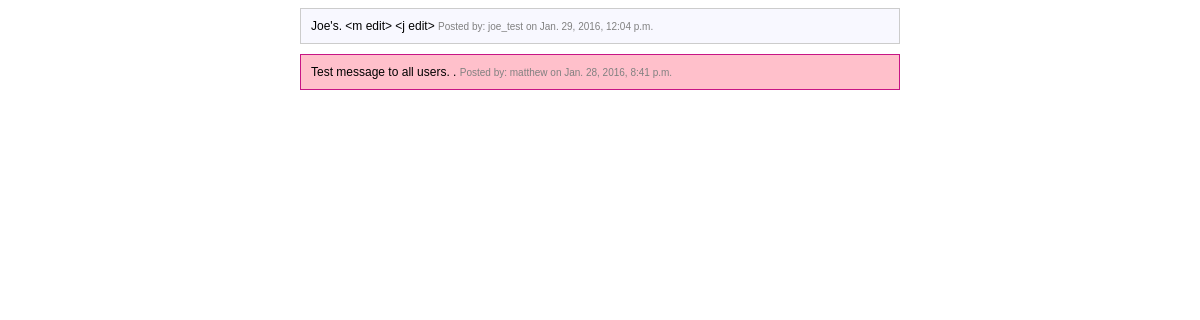
Screenshot of /scheduling/messages/ with the database file from the repository.
### scheduling/models.py (models this page shows, shortened)
class Message(models.Model):
    msg = models.TextField("Message",
                           null=False,
                           blank=False)
    user = models.ForeignKey(User,
                             editable=False,
                             related_name='messages')
    created = models.DateTimeField("Created",
                                   editable=False,
                                   auto_now_add=True)
    modified = models.DateTimeField("Modified",
                                    auto_now=True,
                                    editable=False)
    critical = models.BooleanField("Critical",
                                   default=False)

### scheduling/views.py (the view)
def message_board(request):
    message_objs = Message.objects.all().order_by('-created')
    context = {'message_objs': message_objs}
    return render(request, 'scheduling/comments.html', context)

### scheduling/templates/scheduling/comments.html
{% extends "base.html" %}
{% block main %}
{% if message_objs %}
    <div class="message-holder">
        {% for msg in message_objs %}
            <div class="message-obj{% if msg.critical %} critical{% endif %}">
                {{ msg.msg }}
                <span>Posted by: {{ msg.user}} on {{ msg.created }}</span>
            </div>
        {% endfor %}
    </div>
{% endif %}
{% endblock %}

### scheduling/static/scheduling/style.css (style rules this page uses)
body { font-family: 'PT Sans', sans-serif; }
div.message-holder { width: 600px; margin: auto; }
div.message-obj { padding: 10px; margin-bottom: 10px; border: 1px solid #ccc; font-family: 'PT Sans', sans-serif; font-size: 12px; background: ghostwhite; }
div.critical { background: pink; border: 1px solid mediumvioletred; }
div.message-obj span { font-size: 10px; color: gray; }

### rows the page displays
Message: msg "Joe's. <m edit> <j edit>", user "joe_test", created "Jan. 29, 2016, 12:04 p.m."
Message: msg "Test message to all users. .", user "matthew", created "Jan. 28, 2016, 8:41 p.m."
